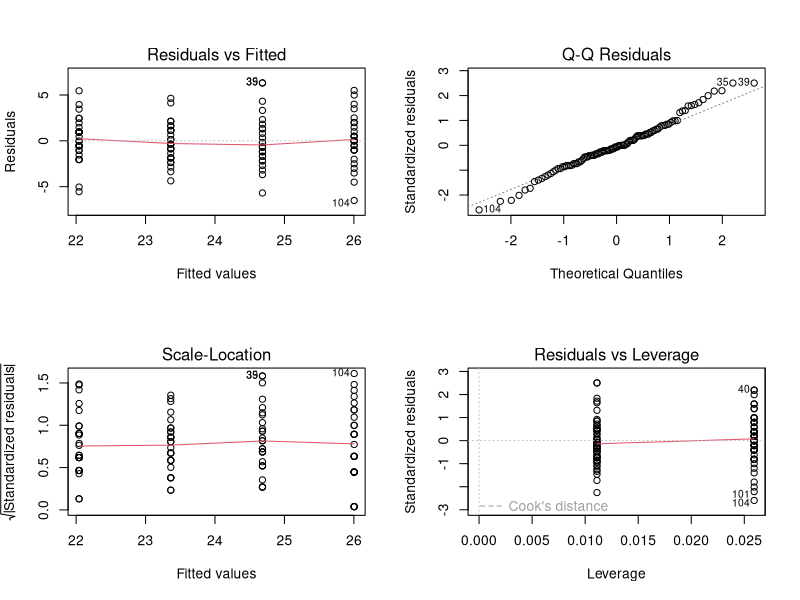
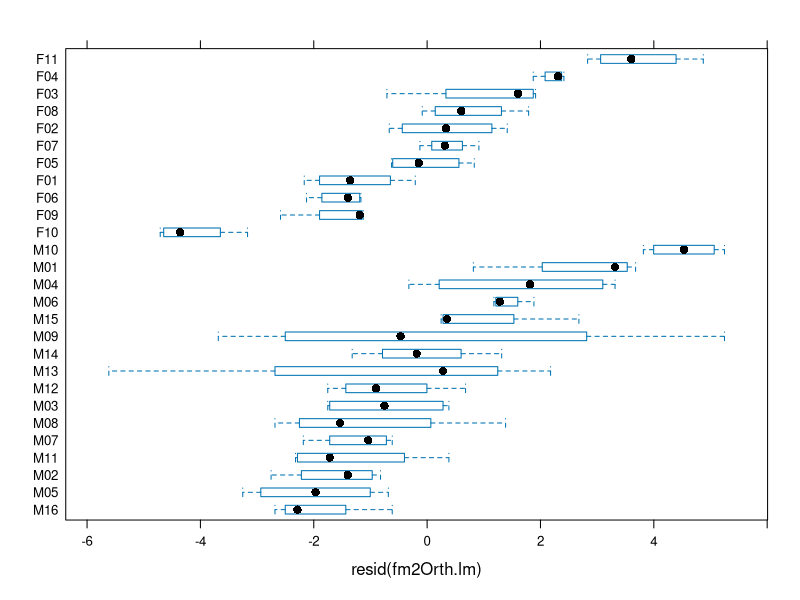
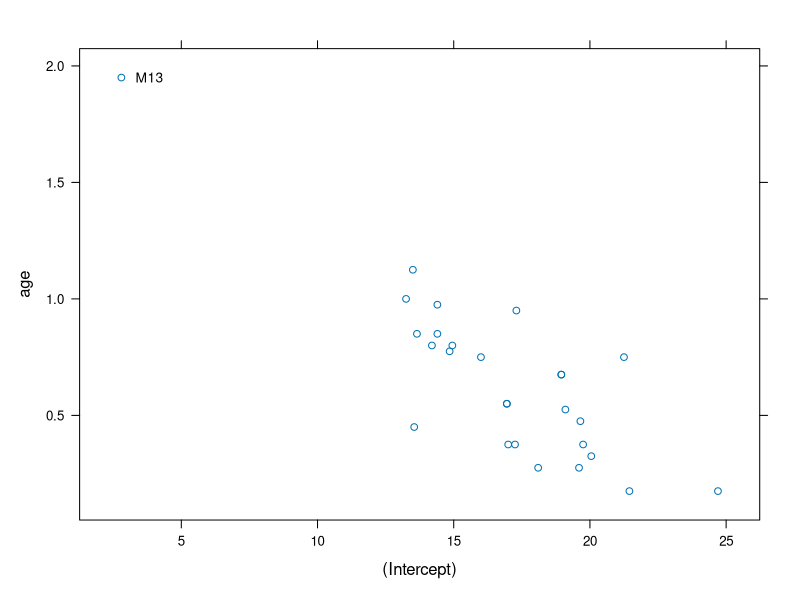
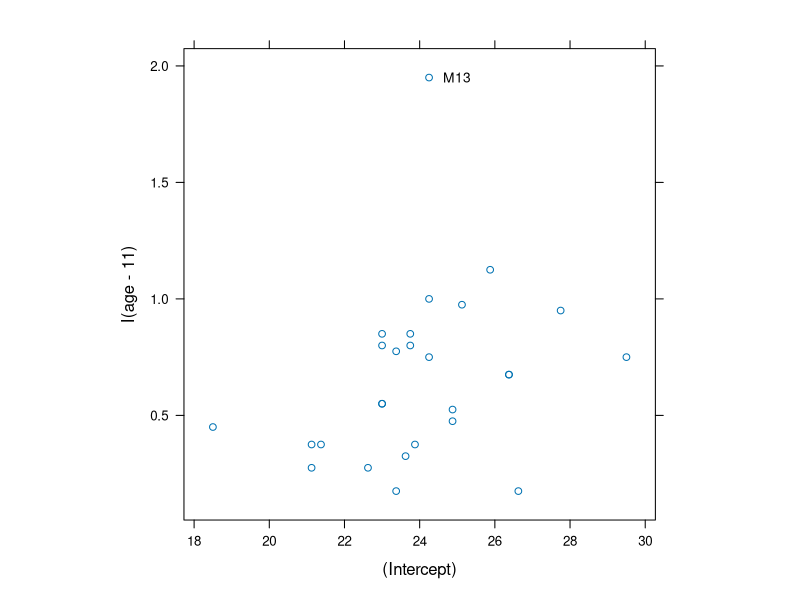
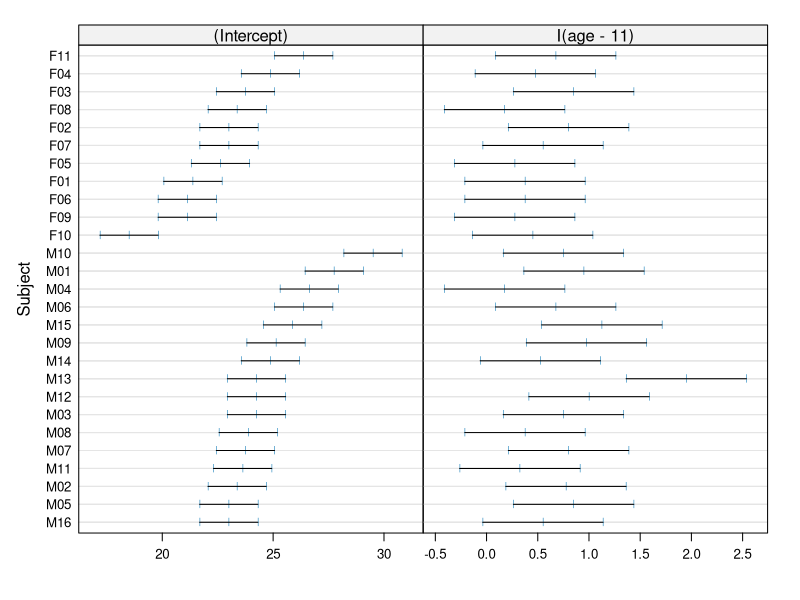
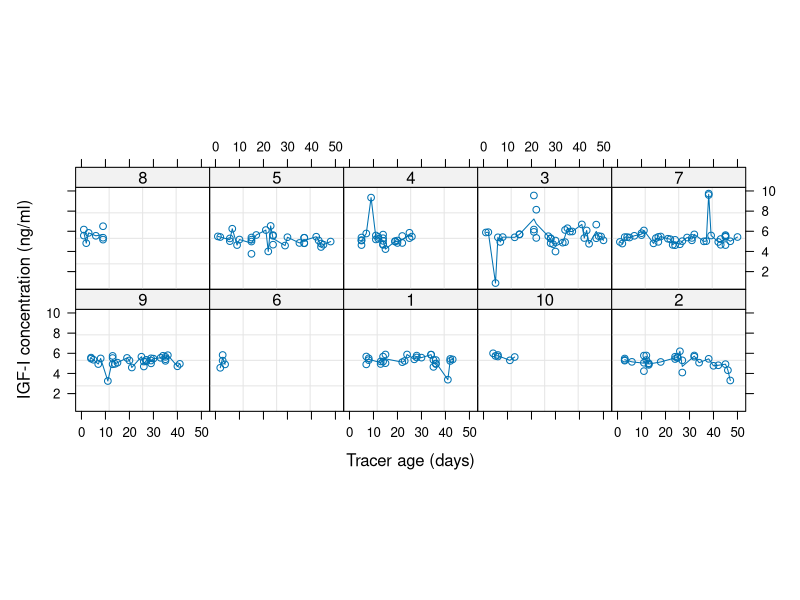
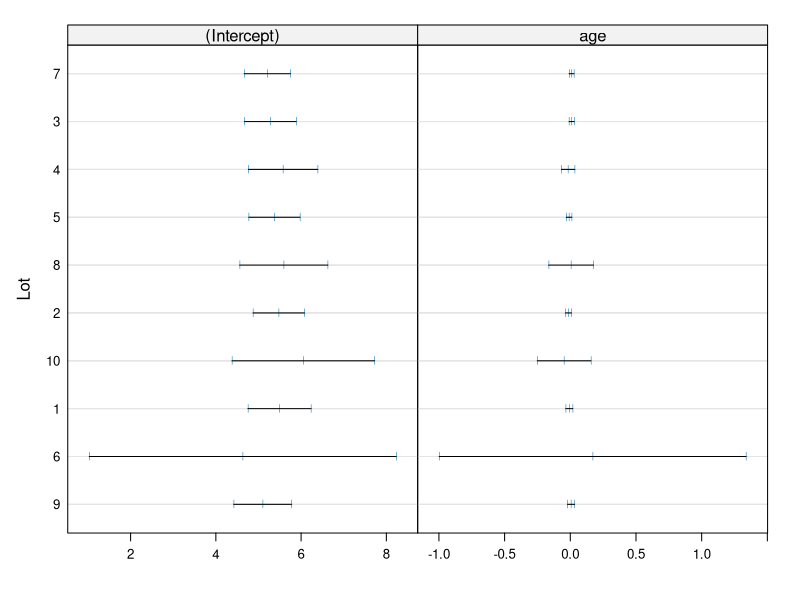
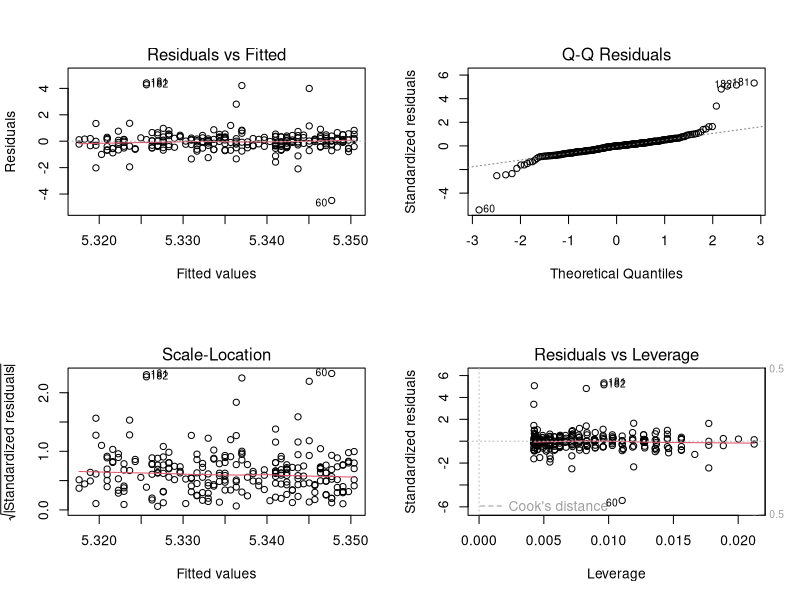

Write the R code that produced these figures, in order.
## ---- chunk 1
options(paged.print = FALSE)
## ---- chunk 2
library(nlme)
library(lattice)
## ---- chunk 3
fm1Orth.lm <- lm(distance ~ age, Orthodont)
summary(fm1Orth.lm)
## ---- chunk 4
par(mfrow = c(2, 2))
plot(fm1Orth.lm)
## ---- chunk 5
fm2Orth.lm <- lm(distance ~ Sex * age, data = Orthodont)
summary(fm2Orth.lm)
## ---- chunk 6
fm3Orth.lm <- lm(distance ~ Sex * age - Sex, data = Orthodont)
summary(fm3Orth.lm)
## ---- chunk 7
bwplot(getGroups(Orthodont) ~ resid(fm2Orth.lm)) # Figure 4.2
## ---- chunk 8
fm1Orth.lis <- lmList(distance ~ age | Subject, data = Orthodont)
fm1Orth.lis
## ---- chunk 9
getGroupsFormula(Orthodont)
## ---- chunk 10
summary(fm1Orth.lis)
## ---- chunk 11
pairs(fm1Orth.lis, id = 0.01, adj = -0.5)
## ---- chunk 12
fm2Orth.lis <- lmList(distance ~ I(age - 11), data = Orthodont)
pairs(fm2Orth.lis, id = 0.01, adj = -0.5, aspect = 1)
## ---- chunk 13
intervals(fm2Orth.lis)
## ---- chunk 14
plot(intervals(fm2Orth.lis))
## ---- chunk 15
IGF
## ---- chunk 16
plot(IGF, layout = c(5, 2))
## ---- chunk 17
fm1IGF.lis <- lmList(IGF)
coef(fm1IGF.lis)
## ---- chunk 18
plot(intervals(fm1IGF.lis))
## ---- chunk 19
fm1IGF.lm <- lm(conc ~ age, data = IGF)
summary(fm1IGF.lm)
## ---- chunk 20
par(mfrow = c(2, 2))
plot(fm1IGF.lm)
## ---- chunk 21
fm1Orth.lme <- lme(
  data = Orthodont,
  distance ~ I(age - 11),
  random = ~ I(age - 11) | Subject
)
## ---- chunk 22
fm1Orth.lme
## ---- chunk 23
fm2Orth.lme <- update(fm1Orth.lme, fixed = distance ~ Sex * I(age - 11))
summary(fm2Orth.lme)
## ---- chunk 24
fitted(fm2Orth.lme, level = 0:1)
## ---- chunk 25
resid(fm2Orth.lme, level = 1)
## ---- chunk 26
resid(fm2Orth.lme, level = 1, type = "pearson")
## ---- chunk 27
newOrth <- data.frame(
  Subject = rep(c("M11", "F03"), c(3, 3)),
  Sex = rep(c("Male", "Female"), c(3, 3)),
  age = rep(16:18, 2)
)
predict(fm2Orth.lme, newdata = newOrth)
## ---- chunk 28
predict(fm2Orth.lme, data = newOrth, level = 0:1)
## ---- chunk 29
fm2Orth.lmeM <- update(fm2Orth.lme, method = "ML")
summary(fm2Orth.lmeM)
## ---- chunk 30
compOrth <- compareFits(coef(fm2Orth.lis), coef(fm1Orth.lme))
compOrth
## ---- chunk 31
plot(compOrth, mark = fixef(fm1Orth.lme))
## ---- chunk 32
comparePred(fm2Orth.lis, fm1Orth.lme, length.out = 1)
## ---- chunk 33
plot(comparePred(fm2Orth.lis, fm1Orth.lme, length.out = 2), layout = c(8, 4), between = list(y = c(0, 0.5)))
## ---- chunk 34
plot(compareFits(ranef(fm2Orth.lme), ranef(fm2Orth.lmeM)), mark = c(0, 0))
## ---- chunk 35
fm4Orth.lm <- lm(distance ~ Sex * I(age - 11), data = Orthodont)
summary(fm4Orth.lm)
## ---- chunk 36
anova(fm2Orth.lme, fm4Orth.lm)
## ---- chunk 37
lm(conc ~ age, data = IGF)
# fm1IGF.lis <- lmList(conc ~ age, IGF)
# fm1IGF.lme <- lme(fm1IGF.lis)
# fm1IGF.lme
# intervals(fm1IGF.lme)
# summary(fm1IGF.lme)
## ---- chunk 38
pd1 <- pdDiag(~age)
pd1
formula(pd1)
## ---- chunk 39
fm2IGF.lme <- lme(conc ~ age, data = IGF, random = pdDiag(~age))
fm2IGF.lme
## ---- chunk 40
lme(conc ~ age,
  data = IGF,
  random = list(Lot = pdDiag(~age))
)
## ---- chunk 41
pd2 <- pdDiag(value = diag(2), form = ~age)
pd2
## ---- chunk 42
formula(pd2)
## ---- chunk 43
lme(conc ~ age, IGF, pdDiag(diag(2), ~age))
## ---- chunk 44
Oats
## ---- chunk 45
fm4Oats <- lme(yield ~ nitro, data = Oats, random = ~ 1 | Block / Variety)
summary(fm4Oats)
## ---- chunk 46
fm4OatsB <-
  lme(
    yield ~ nitro,
    data = Oats,
    random = list(Block = pdCompSymm(~ Variety - 1))
  )
summary(fm4OatsB)
## ---- chunk 47
anova(fm4Oats, fm4OatsB)
## ---- chunk 48
fm4OatsB$modelStruct$reStruct$Block
## ---- chunk 49
corMatrix(fm4OatsB$modelStruct$reStruct$Block)[1, 2]
## ---- chunk 50
fm4OatsC <- lme(
  yield ~ nitro,
  data = Oats,
  random = list(Block = pdBlocked(list(pdIdent(~1), pdIdent(~ Variety - 1))))
)
summary(fm4OatsC)
## ---- chunk 51
head(Assay)
## ---- chunk 52
library(tidyverse)
Assay %>%
  ggplot(aes(dilut, logDens)) +
  geom_point(aes(color = as.factor(sample))) +
  geom_line(aes(group = sample, color = sample)) +
  facet_wrap(~Block)
## ---- chunk 53
options(contrasts = c("contr.treatment", "contr.poly"))
fm1Assay <- lme(logDens ~ sample * dilut,
  data = Assay,
  random = pdBlocked(list(
    pdIdent(~1), pdIdent(~ sample - 1),
    pdIdent(~ dilut - 1)
  ))
)
fm1Assay
## ---- chunk 54
anova(fm1Assay)
## ---- chunk 55
Oxide
## ---- chunk 56
formula(Oxide)
## ---- chunk 57
fm1Oxide <- lme(Thickness ~ 1,
  data = Oxide,
  random = ~ 1 | Lot / Wafer
)
fm1Oxide
## ---- chunk 58
intervals(fm1Oxide, which = "var-cov")
## ---- chunk 59
fm2Oxide <- update(fm1Oxide, random = ~ 1 | Lot)
fm2Oxide
## ---- chunk 60
anova(fm1Oxide, fm2Oxide)
## ---- chunk 61
coef(fm1Oxide, level = 1)
## ---- chunk 62
coef(fm1Oxide, level = 2)
## ---- chunk 63
ranef(fm1Oxide, level = 2)
## ---- chunk 64
ranef(fm1Oxide, level = 1:2)
## ---- chunk 65
formula(Wafer)
## ---- chunk 66
fm1Wafer <- lme(current ~ voltage + I(voltage^2),
  data = Wafer,
  random = list(
    Wafer = pdDiag(~ voltage + I(voltage^2)),
    Site = pdDiag(~ voltage + I(voltage^2))
  )
)
fm1Wafer <- lme(current ~ voltage + I(voltage^2),
  data = Wafer,
  random = pdDiag(~ voltage + voltage^2)
)
summary(fm1Wafer)
## ---- chunk 67
fitted(fm1Wafer, level = 0)
## ---- chunk 68
resid(fm1Wafer, level = 1:2)
## ---- chunk 69
newWafer <-
  data.frame(
    Wafer = rep(1, 4),
    voltage = c(1, 1.5, 3, 3.5)
  )
newWafer
## ---- chunk 70
predict(fm1Wafer, newdata = newWafer, level = 0:1)
## ---- chunk 71
newWafer2 <- data.frame(
  Wafer = rep(1, 4),
  Site = rep(3, 4),
  voltage = c(1, 1.5, 3, 3.5)
)
predict(fm1Wafer, newdata = newWafer2, level = 0:2)
## ---- chunk 72
plot(fm2Orth.lme, Subject ~ resid(.), abline = 0)
## ---- chunk 73
plot(fm2Orth.lme, resid(., type = "p") ~ fitted(.) | Sex, id = 0.05, adj = -0.3)
## ---- chunk 74
fm3Orth.lme <-
  lme(distance ~ Sex + I(age - 11) + Sex:I(age - 11),
    data = Orthodont,
    random = ~ I(age - 11) | Subject,
    weights = varIdent(form = ~ 1 | Sex)
  )
fm3Orth.lme
## ---- chunk 75
plot(fm3Orth.lme, resid(., type = "p") ~ fitted(.) | Sex, id = 0.05, adj = -0.3)
## ---- chunk 76
plot(fm3Orth.lme, distance ~ fitted(.), id = 0.05, adj = -0.3)
## ---- chunk 77
anova(fm2Orth.lme, fm3Orth.lme)
## ---- chunk 78
qqnorm(fm3Orth.lme, ~ resid(.) | Sex)
## ---- chunk 79
plot(fm2IGF.lme, resid(., type = "p") ~ fitted(.) | Lot, layout = c(5, 2))
## ---- chunk 80
qqnorm(fm2IGF.lme, ~ resid(.), id = 0.05, adj = -0.75)
## ---- chunk 81
plot(fm1Oxide)
## ---- chunk 82
qqnorm(fm1Oxide)
## ---- chunk 83
plot(fm1Wafer, resid(.) ~ voltage | Wafer)
## ---- chunk 84
plot(fm1Wafer, resid(.) ~ voltage | Wafer,
  panel = function(x, y, ...) {
    panel.grid()
    panel.xyplot(x, y)
    panel.loess(x, y, lty = 2)
    panel.abline(0, 0)
  }
)
## ---- chunk 85
with(
  Wafer,
  coef(lm(resid(fm1Wafer) ~ cos(4.19 * voltage) + sin(4.19 * voltage) - 1))
)
## ---- chunk 86
nls(resid(fm1Wafer) ~ b3 * cos(w * voltage) + b4 * sin(w * voltage), Wafer,
  start = list(b3 = -0.0519, b4 = 0.1304, w = 4.19)
)
## ---- chunk 87
fm2Wafer <- update(fm1Wafer,
  . ~ . + cos(4.5679 * voltage) + sin(4.5679 * voltage),
  random = list(
    Wafer = pdDiag(~ voltage + I(voltage^2)),
    Site = pdDiag(~ voltage + I(voltage^2))
  )
)
summary(fm2Wafer)
## ---- chunk 88
summary(fm1Wafer)
## ---- chunk 89
AIC(fm1Wafer, fm2Wafer)
## ---- chunk 90
intervals(fm2Wafer)
## ---- chunk 91
plot(fm2Wafer, resid(.) ~ voltage | Wafer,
  panel = function(x, y, ...) {
    panel.grid()
    panel.xyplot(x, y)
    panel.loess(x, y, lty = 2)
    panel.abline(0, 0)
  }
)
## ---- chunk 92
qqnorm(fm2Wafer, aspect = 1)
## ---- chunk 93
qqnorm(fm2Orth.lme, ~ ranef(.), id = 0.10, cex = 0.7)
## ---- chunk 94
pairs(fm2Orth.lme, ~ ranef(.) | Sex, id = ~ Subject == "M13", adj = -0.3)
## ---- chunk 95
fm2IGF.lme
## ---- chunk 96
c(0.00031074, 0.0053722) / abs(fixef(fm2IGF.lme))
## ---- chunk 97
fm3IGF.lme <- update(fm2IGF.lme, random = ~ age - 1)
fm3IGF.lme
## ---- chunk 98
anova(fm2IGF.lme, fm3IGF.lme)
## ---- chunk 99
qqnorm(fm1Oxide, ~ ranef(., level = 1), id = 0.10)
## ---- chunk 100
qqnorm(fm1Oxide, ~ ranef(., level = 2), id = 0.10)
## ---- chunk 101
fm2Wafer
## ---- chunk 102
# fm3Wafer <- update(fm2Wafer,
#              random = list(Wafer = ~voltage+I(voltage^2),
#                            Site = pdDiag(~voltage+I(voltage^2))),
#                   control = list(msVerbose = TRUE, msMaxIter = 200)
#                   )
# fm3Wafer
# anova(fm2Wafer, fm3Wafer)
# fm4Wafer <- update(fm2Wafer,
#                   random = list(Wafer = ~ voltage + I(voltage^2),
#                   Site = pdBlocked(list(~1,
#                   ~voltage+I(voltage^2) - 1))),
#                   control = list(msVerbose = TRUE,
#                   msMaxIter = 200))
# fm4Wafer
# anova(fm3Wafer, fm4Wafer)
# qqnorm(fm4Wafer, ~ranef(., level = 2), id = 0.05,
#        cex = 0.7, layout = c(3, 1))
## ---- chunk 103
fm1Machine <-
  lme(score ~ Machine, data = Machines, random = ~ 1 | Worker)

(fm3Machine <- update(fm1Machine, random = ~ Machine - 1 | Worker))
